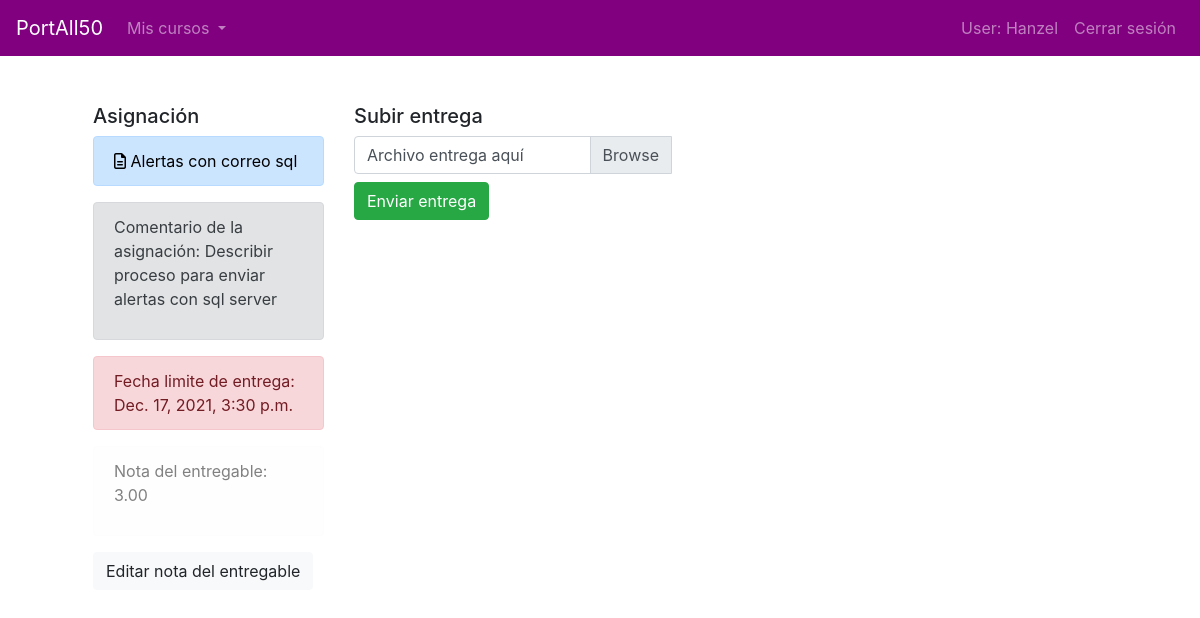
The page /entregable/20 (signed in) on the database its author committed.
### PortAll50/models.py (models this page shows, shortened)
class Entregable(models.Model):
    nombre_entregable = models.CharField(max_length=30)
    archivo = models.FileField(upload_to='entregables/', blank=True) #ver video axel
    comentario = models.CharField(max_length=100)
    tiempo_disp_hasta = models.DateTimeField(null=True)
    ESTADO_ENTREGA = [("1", "Mostrar"), ("2", "Recibida")]
    estado_entrega = models.CharField(choices=ESTADO_ENTREGA, max_length=1, default="1")
    seccion = models.ForeignKey(Seccion, on_delete=CASCADE, related_name="seccion_entregable")
    nota = models.DecimalField(decimal_places=2, max_digits=5, null=True)
    class Meta:
        verbose_name_plural = "Entregable"

### PortAll50/views.py (the view)
# urls.py: path("entregable/<int:id_entregable>", views.entregable, name="entregable"),
def entregable(request, id_entregable):
    entregable = Entregable.objects.get(id=id_entregable)
    entregas = Entrega.objects.filter(entregable=entregable)
    estudiante = User.objects.get(username=request.user)
    now = timezone.now()
    try:
        entregas_usuario = Entrega.objects.filter(entregable=entregable)
    except:
        entregas_usuario = "8"
    for entrega in entregas_usuario:
        if entrega.cuenta == estudiante:
            envio = entrega
    try:
        print(envio)
    except:
        envio = entregas_usuario
    context = {
        "entregable": entregable,
        "entregas": entregas,
        "entregas_usuario": entregas_usuario,
        "estudiante": estudiante,
        "envio": envio,
        "now": now
    }
    return render(request, "PortAll50/entregable.html", context)

### PortAll50/templates/portall50/entregable.html (shortened to what this page needs)
{% extends 'base.html' %}
{% load bootstrap4 %}
{% load static %}
{% block main %}
    <div class="container">
        <div class="row">
            <div class="col-lg-3">
                <h5>Asignación</h5>
                <div class="alert alert-primary" role="alert">
                    <a href="{{entregable.archivo.url}}"><i class="far fa-file-alt"></i> {{entregable.nombre_entregable}}</a>
                </div>
                <div class="alert alert-secondary" role="alert">
                    <p>Comentario de la asignación: {{entregable.comentario}}</p>
                </div>
                {% if now > entregable.tiempo_disp_hasta %}
                    <div class="alert alert-danger" role="alert">
                        Fecha limite de entrega: {{entregable.tiempo_disp_hasta}}
                    </div>
                {% else %}
                    <div class="alert alert-warning" role="alert">
                        Fecha limite de entrega: {{entregable.tiempo_disp_hasta}}
                    </div>
                {% endif %}
                <div class="alert alert-light" role="alert">
                    <p>Nota del entregable: {{entregable.nota}}</p>
                </div>
                <a class="btn btn-light" href="{% url 'editarNotaEntregable' entregable.id %}">Editar nota del entregable</a>
            </div>
            <div class="col-lg-4">
                <h5>Subir entrega</h5>
                <form method="POST" action="{% url 'agregarEntrega' %}" enctype="multipart/form-data">
                    <div class="input-group">
                        <div class="custom-file">
                            <label class="custom-file-label" for="inputGroupFile04">Archivo entrega aquí</label>
                        </div>
                    </div>
                    {% if user.info_cuenta.tipo == "2" %}
                        <button type="button" class="btn btn-primary mt-2">Docente</button>
                    {% else %}
                        {% if envio.estado_entrega == "1" %}
                            <button type="button" class="btn btn-primary mt-2">Entrega realizada</button>
                        {% else %}
                            <button type="submit" class="btn btn-success mt-2">Enviar entrega</button>
                        {% endif %}
                    {% endif %}
                </form>
            </div>
            <div class="col-lg-5">
            </div>
        </div>
    </div>
{% endblock %}

### templates/base.html (shortened to what this page needs)
{% load bootstrap4 %}
{% load static %}
<!DOCTYPE html>
<html lang="sp">
<head>
    {% bootstrap_css %}
    <link href='https://unpkg.com/boxicons@2.0.9/css/boxicons.min.css' rel='stylesheet'>
    <link rel="stylesheet" href="{% static 'css/base.css' %}">
</head>
<body>
    {% if user.is_authenticated %}
    <nav class="navbar navbar-expand-lg navbar-dark bg-dark">
        <a class="navbar-brand" href="/portall">PortAll50</a>
        <div class="collapse navbar-collapse" id="navbarSupportedContent">
            <ul class="navbar-nav">
                <li class="nav-item dropdown">
                    <a class="nav-link dropdown-toggle" href="#" id="navbarDropdown" role="button" data-toggle="dropdown" aria-expanded="false">
                      Mis cursos
                    </a>
                </li>
            </ul>
            <ul class="navbar-nav ml-auto">
                <li class="nav-item"><a class="nav-link" href="" data-toggle="modal" data-target="#profileModal"> User: {{ user.username }} </a></li>
                <li class="nav-item"><a class="nav-link" href="{% url 'logout' %}">Cerrar sesión</a></li>
            </ul>
        </div>
    </nav>
    {% endif %}
    <main class="container p-5">
        {% block main %}{% endblock %}
    </main>
</body>
</html>

### PortAll50/static/css/base.css (style rules this page uses)
.navbar { background-color: purple !important; }
a { color: black; text-decoration: none; }

### rows shown on the page
Entregable: nombre_entregable "Alertas con correo sql", comentario "Describir proceso para enviar alertas con sql server", tiempo_disp_hasta "Dec. 17, 2021, 3:30 p.m.", nota "3.00"

### other values the page prints
{{ user.username }} "Hanzel"
